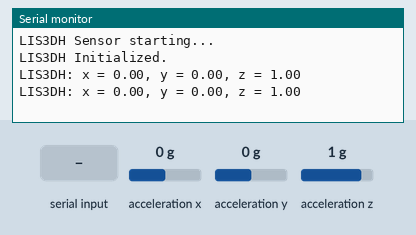
Recording of a sketch running on a simulated Arduino Mega 2560, built with avr-gcc and run on an emulated ATmega2560. On the bench: the last lines printed to the serial monitor. Inputs (shaded band) come from the test bench; at power-on: acceleration x 0 g, acceleration y 0 g, acceleration z 1 g.

Above: at 1.2 s.
1.3 s: "restartDevice\n" received over Serial
2.8 s: "SET_INTERVAL:\n" received over Serial
At 3.3 s:
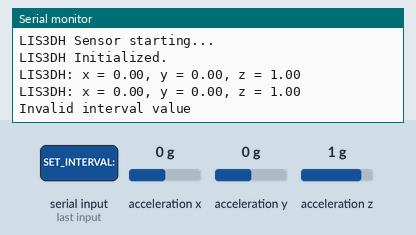
4.3 s: acceleration x set to -1.4 g
At 5.2 s:
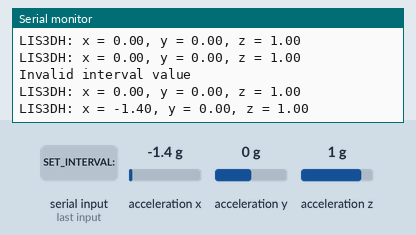
5.8 s: acceleration y set to -1.4 g
At 7.1 s:
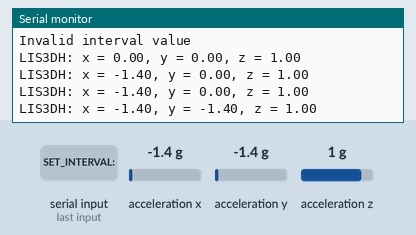
7.3 s: acceleration z set to -1.4 g
At 7.9 s:
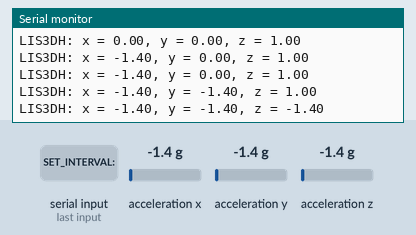

Measured:
- after the input at 2.8 s, the serial monitor: prints a new line after 0.06 s (image 1)
- after the input at 4.3 s, the serial monitor: prints a new line after 0.07 s (image 2)
- after the input at 5.8 s, the serial monitor: prints a new line after 0.57 s (image 3)
- after the input at 7.3 s, the serial monitor: prints a new line after 0.08 s (image 4)

The sketch:

LIS3DH_UI.ino
```cpp
/*
  Component: LIS3DH Accelerometer (WITH UI)
  Target: Arduino Mega 2560
  Wiring: I2C (SDA -> Pin 20, SCL -> Pin 21)
*/

#include <Wire.h>
#include <Adafruit_Sensor.h>
#include <Adafruit_LIS3DH.h>

// Initialize the LIS3DH sensor over I2C
Adafruit_LIS3DH lis = Adafruit_LIS3DH();

// -------------------------------------------------------
// UI State
// -------------------------------------------------------
#define CMD_BUF_SIZE 64
char cmd_buf[CMD_BUF_SIZE];
int  cmd_len          = 0;
int  interval_ms      = 1000;  // Default 1 second
bool interval_updated = false;

// -------------------------------------------------------
// process_commands()
// -------------------------------------------------------
void process_commands(char *buf) {
  // 1. restartDevice
  if (strstr(buf, "restartDevice")) {
    Serial.println(F("Rebooting..."));
    delay(50);
    void (*resetFunc)(void) = 0; // Software reset
    resetFunc();
    return;
  }

  // 2. SET_INTERVAL:<seconds>
  char *p = strstr(buf, "SET_INTERVAL:");
  if (p) {
    p += strlen("SET_INTERVAL:");
    while (*p != '\0' && !isdigit((unsigned char)*p)) p++;

    if (isdigit((unsigned char)*p)) {
      int value = atoi(p);
      if (value > 0) {
        interval_ms      = value * 1000;
        interval_updated = true;
        Serial.print(F("Interval updated to "));
        Serial.print(value);
        Serial.println(F(" seconds"));
      } else {
        Serial.println(F("Invalid interval value (must be > 0)"));
      }
    } else {
      Serial.println(F("Invalid interval value"));
    }
  }

  // Reset buffer
  cmd_len = 0;
  memset(cmd_buf, 0, sizeof(cmd_buf));
}

// -------------------------------------------------------
// ui_poll()
// -------------------------------------------------------
void ui_poll() {
  while (Serial.available() > 0) {
    char c = Serial.read();

    if (c == '\r' || c == '\n') {
      if (cmd_len > 0) {
        cmd_buf[cmd_len] = '\0';
        process_commands(cmd_buf);
        cmd_len = 0;
        memset(cmd_buf, 0, sizeof(cmd_buf));
      }
    } else if (cmd_len < CMD_BUF_SIZE - 1) {
      cmd_buf[cmd_len++] = c;
    }
  }
}

// -------------------------------------------------------
// SETUP
// -------------------------------------------------------
void setup() {
  Serial.begin(115200);
  Serial.println(F("LIS3DH Sensor starting..."));

  // Check standard I2C address 0x18 (or 0x19)
  if (!lis.begin(0x19)) {
    Serial.println(F("Could not find a valid LIS3DH sensor, check wiring!"));
    while (1) { delay(10); }
  }

  // Set the measurement range (2G, 4G, 8G, 16G)
  lis.setRange(LIS3DH_RANGE_4_G);

  Serial.println(F("LIS3DH Initialized."));
}

// -------------------------------------------------------
// LOOP
// -------------------------------------------------------
void loop() {
  // Read sensor events
  sensors_event_t event;
  lis.getEvent(&event);

  // Convert m/s^2 into standard 'g' units to match your required formatting (e.g., 0.98)
  float x_g = event.acceleration.x / SENSORS_GRAVITY_STANDARD;
  float y_g = event.acceleration.y / SENSORS_GRAVITY_STANDARD;
  float z_g = event.acceleration.z / SENSORS_GRAVITY_STANDARD;

  // Print exact matching string format
  Serial.print(F("LIS3DH: x = "));
  Serial.print(x_g, 2);
  Serial.print(F(", y = "));
  Serial.print(y_g, 2);
  Serial.print(F(", z = "));
  Serial.println(z_g, 2);

  // ---- Wait for interval, polling UI every 100ms ----
  int elapsed_ms = 0;
  interval_updated = false;

  while (elapsed_ms < interval_ms) {
    ui_poll();

    if (interval_updated) {
      interval_updated = false;
      break; // restart immediately with new interval
    }

    delay(100);
    elapsed_ms += 100;
  }
}
```
